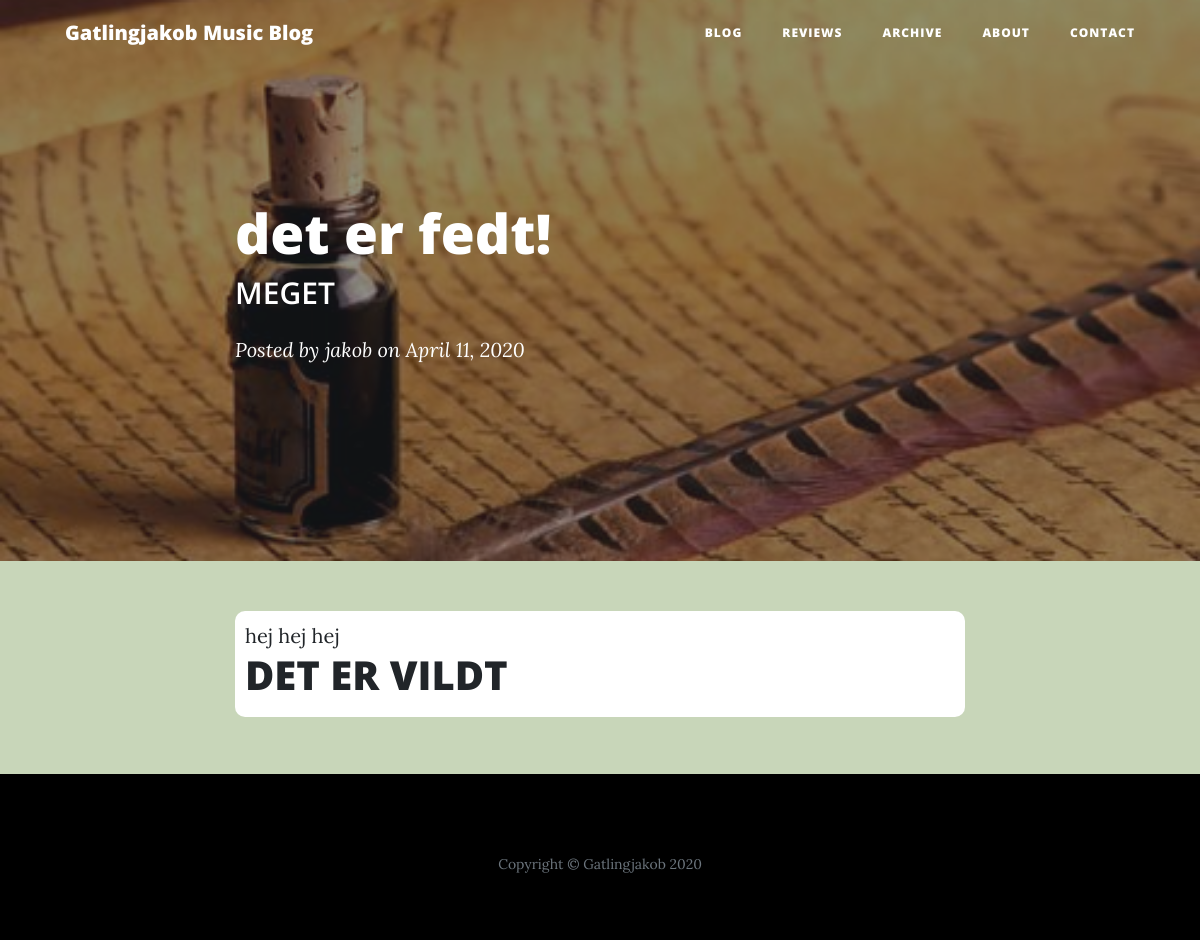
/post/1, run on the app's committed database.
### manage.py (models this page shows)
class Blogpost(db.Model):
    id = db.Column(db.Integer, primary_key=True)
    title = db.Column(db.String(200))
    subtitle = db.Column(db.String(200))
    author = db.Column(db.String(50))
    date_posted = db.Column(db.DateTime)
    content = db.Column(db.Text)
    is_published = db.Column(db.Integer)
    updated_at = db.Column(db.DateTime)

### app.py (the view)
@app.route('/post/<int:post_id>')
def post(post_id):
    post = Blogpost.query.filter_by(id=post_id).one()
    return render_template('post.html', post=post)

### templates/post.html (shortened to what this page needs)
{% extends "base.html" %}
{% block head %}
    {{ super() }}
{% endblock %}
{% block content %}
<header class="masthead" style="background-image: url(' {{ url_for('static', filename='images/parchment.jpeg') }} ' )">
  <div class="overlay"></div>
  <div class="container">
    <div class="row">
      <div class="col-lg-8 col-md-10 mx-auto">
        <div class="post-heading">
          <h1>{{ post.title }}</h1>
          <h2 class="subheading">{{ post.subtitle }}</h2>
          <span class="meta">Posted by
            {{ post.author }}
            on {{ post.date_posted.strftime('%B %d, %Y') }}</span>
        </div>
      </div>
    </div>
  </div>
</header>
<article>
  <div class="container">
    <div class="row">
      <div class="col-lg-8 col-md-10 mx-auto" style="margin-bottom:27px;">
        <div class="blogpost-preview">
        {{ post.content|safe }}
        </div>
      </div>
    </div>
  </div>
</article>
{% endblock %}

### static/styles/musicblog.css (style rules this page uses)
.blogpost-preview { background-color: white; padding: 10px; margin-bottom: 30px; border-radius: 10px; word-wrap: break-word; }

### data on the page
Blogpost: title "det er fedt!", subtitle "MEGET", author "jakob", date_posted "April 11, 2020", content "hej hej hej DET ER VILDT"
